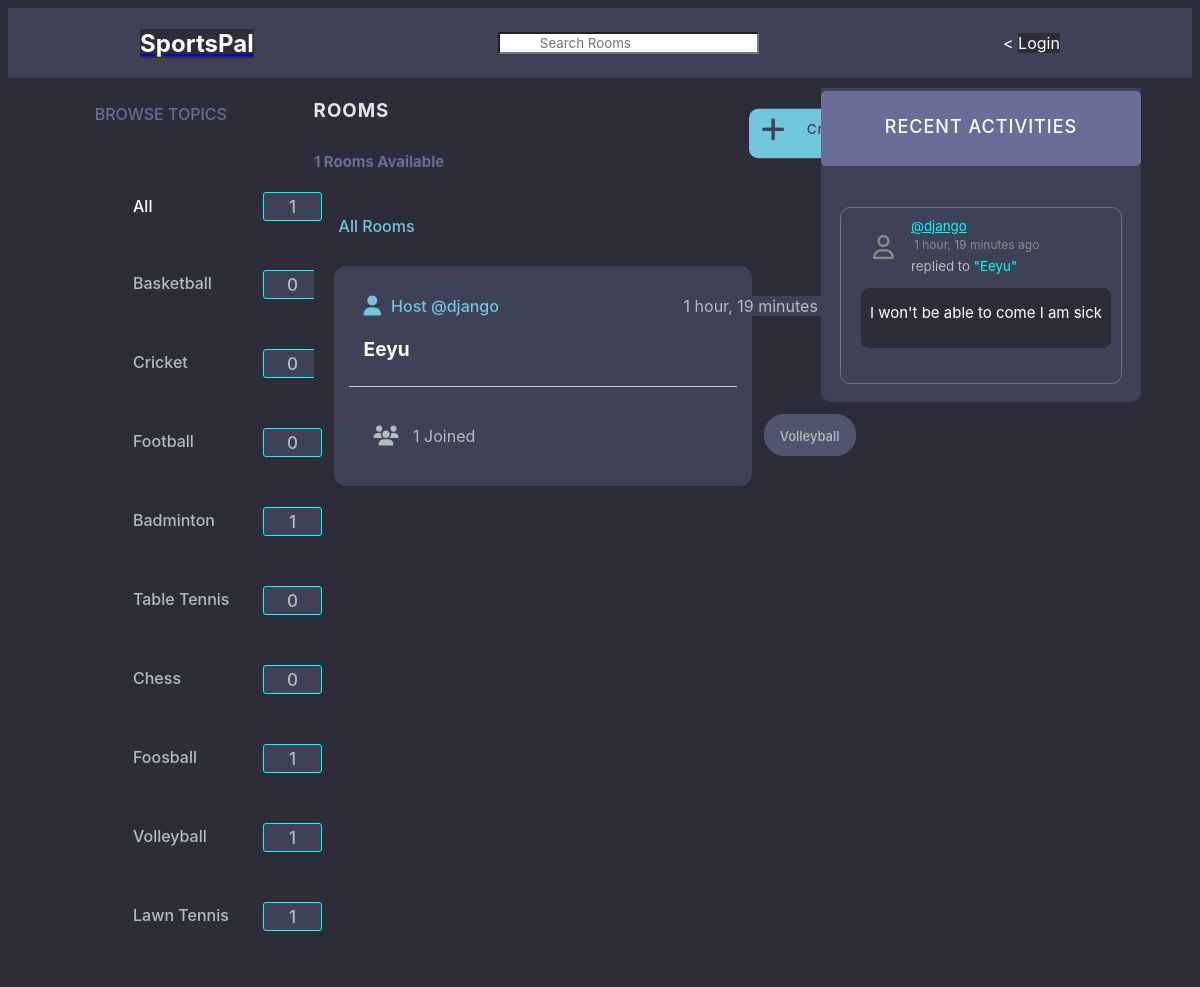
Screenshot of /home/?q=Volleyball with the database file from the repository.
### base/models.py (models this page shows, shortened)
class Topic(models.Model):
    name = models.CharField(max_length=200)

class Room(models.Model):
    host = models.ForeignKey(User, on_delete=models.SET_NULL, null=True)
    topic = models.ForeignKey(Topic, on_delete=models.SET_NULL, null=True)
    name = models.CharField(max_length=200)
    description = models.TextField(null = True, blank = True)
    participants = models.ManyToManyField(User, related_name='participants', blank=True)
    updated = models.DateTimeField(auto_now=True)
    created = models.DateTimeField(auto_now_add=True)
    class Meta:
        ordering = ('-updated','-created')
    def __str__(self):
        return self.name

class Message(models.Model):
    user = models.ForeignKey(User, on_delete=models.CASCADE)
    room = models.ForeignKey(Room, on_delete=models.CASCADE)
    body = models.TextField()
    updated = models.DateTimeField(auto_now=True)
    created = models.DateTimeField(auto_now_add=True)
    def __str__(self):
        return self.body[0:50]

### base/views.py (the view)
# urls.py: path("home/", views.home, name="home"),
def home(request):
    q = request.GET.get('q') if request.GET.get('q') != None else ''
    rooms = Room.objects.filter(Q(topic__name__icontains = q) | Q(name__icontains = q) | Q(description__icontains = q) | Q(host__username__icontains = q))
    topics = Topic.objects.all()
    room_count = rooms.count()
    room_count_topic = rooms.filter(topic__name__icontains = q).count()
    room_messages = Message.objects.filter(Q(room__topic__name__icontains = q)).order_by('-created')
    context = {'rooms':rooms,'topics':topics,'room_count':room_count,'room_messages':room_messages , "room_count_topic":room_count_topic}
    return render(request,"base/home.html",context)

### base/templates/base/home.html (shortened to what this page needs)
{% extends 'main.html' %}
{% load static %}
{% block content %}
    {% block css %}
    <link rel="stylesheet" type="text/css" href="{% static 'styles/home.css' %}">
    <link href="{% static 'fontawesomefree/css/fontawesome.css' %}" rel="stylesheet" type="text/css">
    <link href="{% static 'fontawesomefree/css/brands.css' %}" rel="stylesheet" type="text/css">
    <link href="{% static 'fontawesomefree/css/solid.css' %}" rel="stylesheet" type="text/css">
    {% endblock %}
    <div class = "home-container ">
        <div>
            {% include 'base/topics_component.html' %}
        <div class = "rooms">
            <div id="rooms">
                <h3>rooms</h3>
            </div>
            <div id="room_count">
                <h5>{{room_count}} rooms available</h5>
            </div>
            <div id="create_room">
                <a href = "{% url 'create-room' %}">
                    <button> Create Room </button> </a>
            </div>
            <div class="all-rooms">
                <p style="color: white;">All Rooms</p>
            </div>
            <div>
                    {% include 'base/feed_component.html' %}
            </div>
        </div>
        <div>
            {% include 'base/activity_component.html'%}
        </div>
{% endblock %}

### base/templates/base/topics_component.html (shortened to what this page needs)
{% load static %}
{% block css %}
    <link rel="stylesheet" type="text/css" href="{% static 'styles/topics_component.css' %}">
{% endblock %}
<h3 class = "Topics" style = "color: #696d97; text-transform: uppercase;top:10px;">Browse Topics</h3>
<div class = "All">
    <p><a href="{% url 'home' %}"  style="color: white; text-decoration: none;"><div>All</div></a> <span id = "total">{{room_count}}</span></p>
</div>
<div class = "items_all">
    {% for topic in topics %}
        <div class = "List">
            <a href="{% url 'home' %}?q={{topic.name}}">{{topic.name}}
            <div id="count_div">
                <span id = "count">{{topic.room_set.all.count}}</span></a>
            </div>
        </div>
    {% endfor %}

### base/templates/base/feed_component.html (shortened to what this page needs)
{% load static %}
{% block css %}
    <link rel="stylesheet" type="text/css" href="{% static 'styles/feed_component.css' %}">
    <link href="{% static 'fontawesomefree/css/fontawesome.css' %}" rel="stylesheet" type="text/css">
    <link href="{% static 'fontawesomefree/css/brands.css' %}" rel="stylesheet" type="text/css">
    <link href="{% static 'fontawesomefree/css/solid.css' %}" rel="stylesheet" type="text/css">
{% endblock %}
<div style="position: relative;top:20px;z-index: 10;left:25px;color:#71c6dd;font-weight: 500;"> All Rooms</div>
<div class = "sports-rooms">
    {% for room in rooms %}
        <div class = "room_feat">
            <div id="host">
                <a href="{% url 'user-profile' room.host.id %}"style="background-color:#3f4156;z-index: 30;"><i class="fa-solid fa-user fa-lg" style="position: relative;right:10px;"></i>Host @{{room.host.username}}</a>
            </div>
            <div style = "background-color: #3f4156;" id = "timer">
                {{room.created|timesince}} ago
            </div>
                <div id="room_name">
                    <h5 style = "background-color: #3f4156;"><a href = "{% url 'room' room.id %}" style="background-color:#3f4156;">{{room.name}}</a></h5>
                </div>
                <hr style="position:relative;top :90px">
                <div style = "background-color: #3f4156;" id ="participants_num"><i class="fa-solid fa-users fa-lg"style="position:relative;right:10px;"></i>
                    {{room.participants.all.count}} Joined
                </div>
                <div id="topic_name">
                    <p style="background-color: #51546e;;">{{room.topic.name}}</p>
                </div>
        </div>
    {% endfor %}
</div>

### base/templates/base/activity_component.html (shortened to what this page needs)
{% load static %}
{% block css %}
    <link rel="stylesheet" type="text/css" href="{% static 'styles/activity_component.css' %}">
    <link href="{% static 'fontawesomefree/css/fontawesome.css' %}" rel="stylesheet" type="text/css">
    <link href="{% static 'fontawesomefree/css/brands.css' %}" rel="stylesheet" type="text/css">
    <link href="{% static 'fontawesomefree/css/solid.css' %}" rel="stylesheet" type="text/css">
{% endblock %}
<div class="block_layout">
    <div class="recent_activities">
        <h3> recent activities</h3>
    </div>
    {% for message in room_messages %}
    <div class = "box">
        <small >
            <div id="username">
                <a href = "{'% url 'user-profile' message.user.id %}" style="background-color: #3f4156;color: cyan; width:200px">@{{message.user}}</a>
            </div>
            <div id="time" style="color: #8b8b8b; font-size: 12px; margin:3px; width:200px;">
                {{message.created|timesince}} ago
            </div>
        </small>
        <div id="sender">
            <small style="background-color: #3f4156; color:#b2bdbd; width: 200px;">replied to <tag style="background-color: #3f4156; color:cyan">"{{message.room}}"</tag></small>
        </div>
        <div id="message" style="position: relative;top:8px;">
            <p>{{message}}</p>
        </div>
    </div>
    {% endfor %}
</div>

### static/styles/main.css (style rules this page uses)
* { background-color: #2d2d39;; }

### static/styles/home.css (style rules this page uses)
#rooms { text-transform: uppercase; font-weight: 500; color: #e5e5e5; letter-spacing: 1px; display: inline-block; }
#room_count { height: auto; font-weight: 500; color: #696d97; font-size: 18px; text-transform: capitalize; position: relative; display: inline-block; top:50px; height:50px; left : -80px; margin-top: 0px; }
button { background-color: #71c6dd; border: none; display: inline-flex; align-items: center; gap: 1rem; cursor: pointer; transition: all ease-in-out 0.3s; padding: 1rem 2rem; border-radius: 5px; box-shadow: 1px 1px 3px 1px rgba(0, 0, 0, 0.15); font-weight: 500; display: inline-block; position: relative; left : 210px; top: 17px; color:#3f4156; height: 55px; padding-bottom: 25px; padding-top: 13px; font-size: 15px; letter-spacing: 1px; border-radius: 10px; transform: scale(0.9); }
#create_room { display: inline-block; }
.room_feat { position: relative; top: 50px; }

### static/styles/topics_component.css (style rules this page uses)
* { font-family: "DM Sans", -apple-system, BlinkMacSystemFont, "Segoe UI", Roboto, Oxygen, Ubuntu, Cantarell, "Open Sans", "Helvetica Neue", sans-serif; }
.Topics { position: relative; top : 50px; text-align: center; font-weight: 500; font-family: "DM Sans", -apple-system, BlinkMacSystemFont, "Segoe UI", Roboto, Oxygen, Ubuntu, Cantarell, "Open Sans", "Helvetica Neue", sans-serif; box-sizing: border-box; text-rendering: optimizeLegibility; font-size: inherit; }
.List, .All { display: flex; flex-direction: column; align-items: left; padding-left: 120px; }
.List a , .All { align-items: left; margin: 5px; font-weight: 500; color : #b2bdbd; text-decoration: none; width: 100px; }
#count,#total { display: inline-block; height: 20px; width: 50px; background-color: #3f4156; margin: 10px; border-radius: 3px; align-items: center; padding: 3.5px; text-align: center; border: 0.8px solid cyan; font-size: 17px; }
#count_div { position: relative; left: 120px; bottom: 38px; width: 100px; }
.All div { position: relative; top : 34px; }
#total { position: relative; left : 120px; }
div .List { width: 100px; }

### static/styles/feed_component.css (style rules this page uses)
.room_feat { display: flex; flex-direction: column; background-color: #fff; border-radius: 20px solid black; padding: 15px; box-shadow: 0 2px 4px rgba(0, 0, 0, 0.1); margin: 20px; border-radius: 12px; height: 190px; }
#host a { background-color: #3f4156; color: #fff; padding: 5px 10px; border-radius: 5px; text-align: center; text-decoration: none; margin-bottom: 5px; z-index: 20; }
#room_name a { color: white; text-decoration: none; transition: color 0.3s; }
hr { border: none; border-top: 1px solid #ccc; margin: 15px 0; }
.sports-rooms { border-radius: 50px; }
.room_feat { position: relative; top: 50px; background-color: #3f4156; }
#host,#edit,#delete,#room_name,#topic_name { background-color: #3f4156; }
#host a { font-family: "DM Sans", -apple-system, BlinkMacSystemFont, "Segoe UI", Roboto, Oxygen, Ubuntu, Cantarell, "Open Sans", "Helvetica Neue", sans-serif; margin: 0; padding: 0; box-sizing: border-box; text-rendering: optimizeLegibility; color:#71c6dd; font-size: inherit; font-weight: 500; }
#host { position: absolute; top : 30px; left:40px; z-index: 9; width : 150px; }
#timer { margin: 10px; position: absolute; top : 20px; left: 340px; width: 190px; color: #b2bdbd; }
#room_name { position: absolute; top : 40px; left : 30px; width : 190px; height: 80px; bottom: 28px; font-family: "DM Sans", -apple-system, BlinkMacSystemFont, "Segoe UI", Roboto, Oxygen, Ubuntu, Cantarell, "Open Sans", "Helvetica Neue", sans-serif; font-size: 23px; font-weight: 500; color: #e5e5e5; }
#topic_name { display: inline-block; position: absolute; bottom: 30px; left: 430px; width: 90px; font-size: medium; text-align: center; margin-top: 0px; background-color: #51546e; border-radius: 20px; font-size: 13px; border: 1px solid #51546e; color: #b2bdbd; height:40px; font-weight: 500; }
#participants_num { position: absolute; top : 160px; left: 50px; width : 120px; color: #b2bdbd; }
div .sports-rooms { position: relative; bottom: 20px; }

### base/templates/base/home.html (style rules this page uses)
.home-container { display: grid; grid-template-columns: 2fr 3fr 2fr; }

### rows the page displays
Topic: name "Basketball", room_set.all.count "0"
Topic: name "Cricket", room_set.all.count "0"
Topic: name "Football", room_set.all.count "0"
Topic: name "Badminton", room_set.all.count "1"
Topic: name "Table Tennis", room_set.all.count "0"
Topic: name "Chess", room_set.all.count "0"
Topic: name "Foosball", room_set.all.count "1"
Topic: name "Volleyball", room_set.all.count "1"
Topic: name "Lawn Tennis", room_set.all.count "1"
Room: host.username "django", created "1 hour, 19 minutes", name "Eeyu", participants.all.count "1", topic.name "Volleyball"
Message: user "django", created "1 hour, 19 minutes", room "Eeyu", body "I won't be able to come I am sick"

### other values shown
{{ room_count }} "1"
